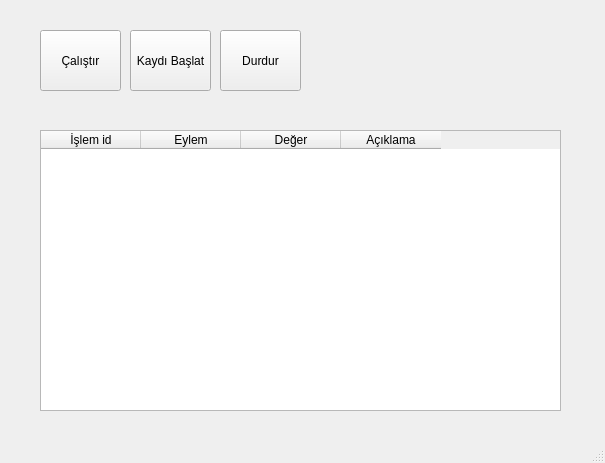
<?xml version="1.0" encoding="UTF-8"?>
<ui version="4.0">
 <class>MainWindow</class>
 <widget class="QMainWindow" name="MainWindow">
  <property name="geometry">
   <rect>
    <x>0</x>
    <y>0</y>
    <width>605</width>
    <height>463</height>
   </rect>
  </property>
  <property name="windowTitle">
   <string>MainWindow</string>
  </property>
  <widget class="QWidget" name="centralwidget">
   <widget class="QPushButton" name="play">
    <property name="geometry">
     <rect>
      <x>40</x>
      <y>30</y>
      <width>81</width>
      <height>61</height>
     </rect>
    </property>
    <property name="text">
     <string>Çalıştır</string>
    </property>
   </widget>
   <widget class="QPushButton" name="record">
    <property name="geometry">
     <rect>
      <x>130</x>
      <y>30</y>
      <width>81</width>
      <height>61</height>
     </rect>
    </property>
    <property name="text">
     <string>Kaydı Başlat</string>
    </property>
   </widget>
   <widget class="QPushButton" name="stop">
    <property name="geometry">
     <rect>
      <x>220</x>
      <y>30</y>
      <width>81</width>
      <height>61</height>
     </rect>
    </property>
    <property name="text">
     <string>Durdur</string>
    </property>
   </widget>
   <widget class="QTableWidget" name="tablo">
    <property name="geometry">
     <rect>
      <x>40</x>
      <y>130</y>
      <width>521</width>
      <height>281</height>
     </rect>
    </property>
    <property name="columnCount">
     <number>4</number>
    </property>
    <column>
     <property name="text">
      <string>İşlem id</string>
     </property>
    </column>
    <column>
     <property name="text">
      <string>Eylem</string>
     </property>
    </column>
    <column>
     <property name="text">
      <string>Değer</string>
     </property>
    </column>
    <column>
     <property name="text">
      <string>Açıklama</string>
     </property>
    </column>
   </widget>
  </widget>
  <widget class="QMenuBar" name="menubar">
   <property name="geometry">
    <rect>
     <x>0</x>
     <y>0</y>
     <width>605</width>
     <height>21</height>
    </rect>
   </property>
  </widget>
  <widget class="QStatusBar" name="statusbar"/>
 </widget>
 <resources/>
 <connections/>
</ui>
